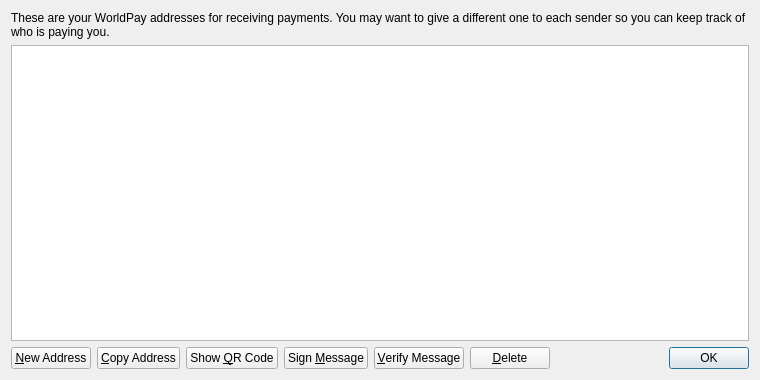
<?xml version="1.0" encoding="UTF-8"?>
<ui version="4.0">
 <class>AddressBookPage</class>
 <widget class="QWidget" name="AddressBookPage">
  <property name="geometry">
   <rect>
    <x>0</x>
    <y>0</y>
    <width>760</width>
    <height>380</height>
   </rect>
  </property>
  <property name="windowTitle">
   <string>Address Book</string>
  </property>
  <layout class="QVBoxLayout" name="verticalLayout">
   <item>
    <widget class="QLabel" name="labelExplanation">
     <property name="text">
      <string>These are your WorldPay addresses for receiving payments. You may want to give a different one to each sender so you can keep track of who is paying you.</string>
     </property>
     <property name="textFormat">
      <enum>Qt::PlainText</enum>
     </property>
     <property name="wordWrap">
      <bool>true</bool>
     </property>
    </widget>
   </item>
   <item>
    <widget class="QTableView" name="tableView">
     <property name="contextMenuPolicy">
      <enum>Qt::CustomContextMenu</enum>
     </property>
     <property name="toolTip">
      <string>Double-click to edit address or label</string>
     </property>
     <property name="tabKeyNavigation">
      <bool>false</bool>
     </property>
     <property name="alternatingRowColors">
      <bool>true</bool>
     </property>
     <property name="selectionMode">
      <enum>QAbstractItemView::SingleSelection</enum>
     </property>
     <property name="selectionBehavior">
      <enum>QAbstractItemView::SelectRows</enum>
     </property>
     <property name="sortingEnabled">
      <bool>true</bool>
     </property>
     <attribute name="verticalHeaderVisible">
      <bool>false</bool>
     </attribute>
    </widget>
   </item>
   <item>
    <layout class="QHBoxLayout" name="horizontalLayout">
     <item>
      <widget class="QPushButton" name="newAddressButton">
       <property name="toolTip">
        <string>Create a new address</string>
       </property>
       <property name="text">
        <string>&amp;New Address</string>
       </property>
       <property name="icon">
        <iconset resource="../bitcoin.qrc">
         <normaloff>:/icons/add</normaloff>:/icons/add</iconset>
       </property>
      </widget>
     </item>
     <item>
      <widget class="QPushButton" name="copyToClipboard">
       <property name="toolTip">
        <string>Copy the currently selected address to the system clipboard</string>
       </property>
       <property name="text">
        <string>&amp;Copy Address</string>
       </property>
       <property name="icon">
        <iconset resource="../bitcoin.qrc">
         <normaloff>:/icons/editcopy</normaloff>:/icons/editcopy</iconset>
       </property>
      </widget>
     </item>
     <item>
      <widget class="QPushButton" name="showQRCode">
       <property name="text">
        <string>Show &amp;QR Code</string>
       </property>
       <property name="icon">
        <iconset resource="../bitcoin.qrc">
         <normaloff>:/icons/qrcode</normaloff>:/icons/qrcode</iconset>
       </property>
      </widget>
     </item>
     <item>
      <widget class="QPushButton" name="signMessage">
       <property name="toolTip">
        <string>Sign a message to prove you own an WorldPay address</string>
       </property>
       <property name="text">
        <string>Sign &amp;Message</string>
       </property>
       <property name="icon">
        <iconset resource="../bitcoin.qrc">
         <normaloff>:/icons/edit</normaloff>:/icons/edit</iconset>
       </property>
      </widget>
     </item>
     <item>
      <widget class="QPushButton" name="verifyMessage">
       <property name="toolTip">
        <string>Verify a message to ensure it was signed with a specified WorldPay address</string>
       </property>
       <property name="text">
        <string>&amp;Verify Message</string>
       </property>
       <property name="icon">
        <iconset resource="../bitcoin.qrc">
         <normaloff>:/icons/transaction_0</normaloff>:/icons/transaction_0</iconset>
       </property>
      </widget>
     </item>
     <item>
      <widget class="QPushButton" name="deleteButton">
       <property name="toolTip">
        <string>Delete the currently selected address from the list</string>
       </property>
       <property name="text">
        <string>&amp;Delete</string>
       </property>
       <property name="icon">
        <iconset resource="../bitcoin.qrc">
         <normaloff>:/icons/remove</normaloff>:/icons/remove</iconset>
       </property>
      </widget>
     </item>
     <item>
      <spacer name="horizontalSpacer">
       <property name="orientation">
        <enum>Qt::Horizontal</enum>
       </property>
       <property name="sizeHint" stdset="0">
        <size>
         <width>40</width>
         <height>20</height>
        </size>
       </property>
      </spacer>
     </item>
     <item>
      <widget class="QDialogButtonBox" name="buttonBox">
       <property name="sizePolicy">
        <sizepolicy hsizetype="Maximum" vsizetype="Fixed">
         <horstretch>0</horstretch>
         <verstretch>0</verstretch>
        </sizepolicy>
       </property>
       <property name="standardButtons">
        <set>QDialogButtonBox::Ok</set>
       </property>
      </widget>
     </item>
    </layout>
   </item>
  </layout>
 </widget>
 <resources>
  <include location="../bitcoin.qrc"/>
 </resources>
 <connections/>
</ui>
